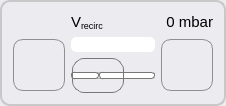
              <widget class="QGroupBox" name="groupBox_recirc">
               <property name="sizePolicy">
                <sizepolicy hsizetype="Expanding" vsizetype="Expanding">
                 <horstretch>0</horstretch>
                 <verstretch>0</verstretch>
                </sizepolicy>
               </property>
               <property name="minimumSize">
                <size>
                 <width>150</width>
                 <height>50</height>
                </size>
               </property>
               <property name="maximumSize">
                <size>
                 <width>16777215</width>
                 <height>16777215</height>
                </size>
               </property>
               <property name="font">
                <font>
                 <family>Arial</family>
                 <pointsize>24</pointsize>
                </font>
               </property>
               <property name="styleSheet">
                <string notr="true">QGroupBox { 
     border: 2px solid  rgb(200, 200, 200); ; 
     border-radius: 10px; 
    color: rgb(80, 80, 80);
    background-color: rgb(235, 235, 240);
   /* background-color: rgb(235, 240, 235);*/
 } 
   

 QPushButton {
     border: 1px solid #8f8f91;
     border-radius: 10px;
     background-color: qlineargradient(x1: 0, y1: 0, x2: 0, y2: 1,
                                       stop: 0 #f6f7fa, stop: 1 #dadbde);
     min-width: 50px;
	 min-height: 50px;
     max-width: 50px;
	 max-height: 50px;
 }


 QPushButton:focus:pressed {
     background-color: qlineargradient(x1: 0, y1: 0, x2: 0, y2: 1,
                                       stop: 0 #F0F0FF, stop: 1 #f6f7fa);
 }

 QPushButton:hover {
     background-color: qlineargradient(x1: 0, y1: 0, x2: 0, y2: 1,
                                       stop: 0 #f6f7fa, stop: 1 #F0F0FF);
 }

QPushButton:disabled{ background-color: #CCCCCC; }

 QPushButton:flat {
     border: none; /* no border for a flat push button */
 }

 QPushButton:default {
     border-color: navy; /* make the default button prominent */
 }</string>
               </property>
               <property name="title">
                <string/>
               </property>
               <layout class="QGridLayout" name="gridLayout_8">
                <property name="topMargin">
                 <number>11</number>
                </property>
                <item row="3" column="0" rowspan="2" colspan="3">
                 <widget class="QPushButton" name="pushButton_recirculationDown">
                  <property name="maximumSize">
                   <size>
                    <width>52</width>
                    <height>52</height>
                   </size>
                  </property>
                  <property name="toolTip">
                   <string>Fine tuning: single step decrement</string>
                  </property>
                  <property name="styleSheet">
                   <string notr="true"/>
                  </property>
                  <property name="text">
                   <string/>
                  </property>
                  <property name="icon">
                   <iconset resource="resources.qrc">
                    <normaloff>:/icons/minus.png</normaloff>:/icons/minus.png</iconset>
                  </property>
                  <property name="iconSize">
                   <size>
                    <width>35</width>
                    <height>35</height>
                   </size>
                  </property>
                  <property name="flat">
                   <bool>false</bool>
                  </property>
                 </widget>
                </item>
                <item row="1" column="4" colspan="2">
                 <widget class="QLabel" name="label_recircPressure">
                  <property name="font">
                   <font>
                    <pointsize>11</pointsize>
                   </font>
                  </property>
                  <property name="toolTip">
                   <string>&lt;html&gt;&lt;head/&gt;&lt;body&gt;&lt;p&gt;&lt;span style=&quot; font-size:11pt;&quot;&gt; current value / set point &lt;/span&gt;&lt;/p&gt;&lt;/body&gt;&lt;/html&gt;</string>
                  </property>
                  <property name="styleSheet">
                   <string notr="true"/>
                  </property>
                  <property name="text">
                   <string>0 mbar</string>
                  </property>
                  <property name="alignment">
                   <set>Qt::AlignBottom|Qt::AlignRight|Qt::AlignTrailing</set>
                  </property>
                 </widget>
                </item>
                <item row="4" column="3" colspan="2">
                 <widget class="QSlider" name="horizontalSlider_recirculation">
                  <property name="minimumSize">
                   <size>
                    <width>0</width>
                    <height>35</height>
                   </size>
                  </property>
                  <property name="toolTip">
                   <string>&lt;html&gt;&lt;head/&gt;&lt;body&gt;&lt;p&gt;Increase/decrease the vacuum channel Vrecirc&lt;/p&gt;&lt;/body&gt;&lt;/html&gt;</string>
                  </property>
                  <property name="styleSheet">
                   <string notr="true">QSlider::groove:horizontal {
border: 1px solid #bbb;
background: white;
height: 5px;
border-radius: 3px;
}

QSlider::sub-page:horizontal {
background: qlineargradient(x1: 0, y1: 0,    x2: 0, y2: 1,
stop: 0 #dafefe,
stop: 1 #331cfe );
background: QLinearGradient( x1: 0, y1: 0, x2: 1, y2: 0,
stop: 0 #A9D08E,
stop: 0.4 #549635,
stop: 0.7 #148C14,
stop: 1 #006400 );
border: 1px solid #777;
height: 5px;
border-radius: 3px;
}

QSlider::add-page:horizontal {
background: #fff;
border: 1px solid #777;
height: 5px;
border-radius: 3px;
}

QSlider::handle:horizontal {
background: qlineargradient(x1:0, y1:0, x2:1, y2:1,
    stop:0 #eee, stop:1 #ccc);
border: 1px solid #777;
width: 50px;
margin-top: -15px;
margin-bottom: -15px;
border-radius: 12px;
}

QSlider::handle:horizontal:hover {
background: qlineargradient(x1:0, y1:0, x2:1, y2:1,
    stop:0 #fff, stop:1 #ddd);
border: 1px solid #444;
border-radius: 4px;
}

QSlider::sub-page:horizontal:disabled {
background: #bbb;
border-color: #999;
}

QSlider::add-page:horizontal:disabled {
background: #eee;
border-color: #999;
}

QSlider::handle:horizontal:disabled {
background: #eee;
border: 1px solid #aaa;
border-radius: 4px;
}</string>
                  </property>
                  <property name="minimum">
                   <number>0</number>
                  </property>
                  <property name="maximum">
                   <number>300</number>
                  </property>
                  <property name="orientation">
                   <enum>Qt::Horizontal</enum>
                  </property>
                  <property name="tickPosition">
                   <enum>QSlider::TicksBelow</enum>
                  </property>
                  <property name="tickInterval">
                   <number>10</number>
                  </property>
                 </widget>
                </item>
                <item row="1" column="3">
                 <widget class="QLabel" name="label_recirc">
                  <property name="font">
                   <font>
                    <pointsize>11</pointsize>
                   </font>
                  </property>
                  <property name="styleSheet">
                   <string notr="true"/>
                  </property>
                  <property name="text">
                   <string notr="true">&lt;html&gt;&lt;head/&gt;&lt;body&gt;&lt;p&gt;V&lt;span style=&quot; vertical-align:sub;&quot;&gt;recirc&lt;/span&gt;&lt;/p&gt;&lt;/body&gt;&lt;/html&gt;</string>
                  </property>
                  <property name="alignment">
                   <set>Qt::AlignBottom|Qt::AlignLeading|Qt::AlignLeft</set>
                  </property>
                 </widget>
                </item>
                <item row="3" column="3" colspan="2">
                 <widget class="QProgressBar" name="progressBar_recirc">
                  <property name="minimumSize">
                   <size>
                    <width>0</width>
                    <height>0</height>
                   </size>
                  </property>
                  <property name="maximumSize">
                   <size>
                    <width>16777215</width>
                    <height>15</height>
                   </size>
                  </property>
                  <property name="font">
                   <font>
                    <pointsize>10</pointsize>
                    <weight>50</weight>
                    <bold>false</bold>
                   </font>
                  </property>
                  <property name="toolTip">
                   <string>Current vacuum value</string>
                  </property>
                  <property name="styleSheet">
                   <string notr="true">QProgressBar {
border: 1px solid white;
padding: 1px;
color: rgb(255, 255, 255);
border-bottom-right-radius: 5px;
border-bottom-left-radius: 5px;
border-top-right-radius: 5px;
border-top-left-radius: 5px;
text-align:right;
/*margin-right: 25ex;*/
background: QLinearGradient( x1: 0, y1: 0, x2: 1, y2: 0,
stop: 0 #fff,
stop: 0.4 #eee,
stop: 0.7 #ddd,
stop: 1 #eee );
width: 15px;
}

QProgressBar::chunk {
background: QLinearGradient( x1: 0, y1: 0, x2: 1, y2: 0,
stop: 0 #A9D08E,
stop: 0.4 #549635,
stop: 0.7 #148C14,
stop: 1 #006400 );
border-bottom-right-radius: 5px;
border-bottom-left-radius: 5px;
border-top-right-radius: 5px;
border-top-left-radius: 5px;
/*border: 2px solid white;*/
/*width: 1px;*/
}</string>
                  </property>
                  <property name="minimum">
                   <number>0</number>
                  </property>
                  <property name="maximum">
                   <number>300</number>
                  </property>
                  <property name="value">
                   <number>0</number>
                  </property>
                  <property name="alignment">
                   <set>Qt::AlignRight</set>
                  </property>
                  <property name="textVisible">
                   <bool>false</bool>
                  </property>
                  <property name="invertedAppearance">
                   <bool>false</bool>
                  </property>
                  <property name="format">
                   <string notr="true">%v mbar</string>
                  </property>
                 </widget>
                </item>
                <item row="3" column="5" rowspan="2">
                 <widget class="QPushButton" name="pushButton_recirculationUp">
                  <property name="maximumSize">
                   <size>
                    <width>52</width>
                    <height>52</height>
                   </size>
                  </property>
                  <property name="toolTip">
                   <string>Fine tuning: single step increment</string>
                  </property>
                  <property name="styleSheet">
                   <string notr="true"/>
                  </property>
                  <property name="text">
                   <string/>
                  </property>
                  <property name="icon">
                   <iconset resource="resources.qrc">
                    <normaloff>:/icons/plus.png</normaloff>:/icons/plus.png</iconset>
                  </property>
                  <property name="iconSize">
                   <size>
                    <width>35</width>
                    <height>35</height>
                   </size>
                  </property>
                  <property name="flat">
                   <bool>false</bool>
                  </property>
                 </widget>
                </item>
                <item row="1" column="0">
                 <widget class="QWidget" name="widget_8" native="true">
                  <property name="maximumSize">
                   <size>
                    <width>10</width>
                    <height>16777215</height>
                   </size>
                  </property>
                 </widget>
                </item>
                <item row="1" column="2">
                 <widget class="QWidget" name="widget_7" native="true">
                  <property name="maximumSize">
                   <size>
                    <width>10</width>
                    <height>16777215</height>
                   </size>
                  </property>
                 </widget>
                </item>
                <item row="1" column="1">
                 <widget class="QLabel" name="label_led_vr">
                  <property name="maximumSize">
                   <size>
                    <width>20</width>
                    <height>20</height>
                   </size>
                  </property>
                  <property name="text">
                   <string/>
                  </property>
                 </widget>
                </item>
               </layout>
              </widget>
